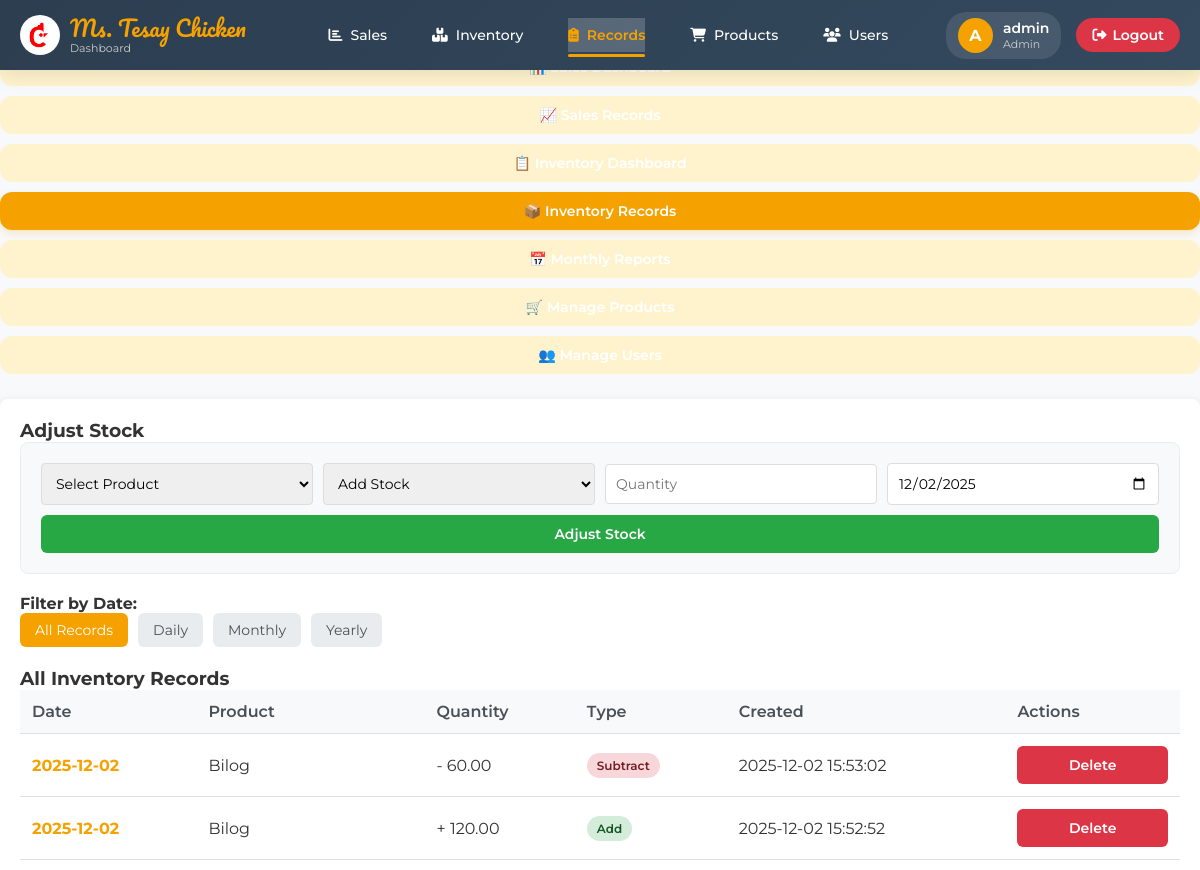
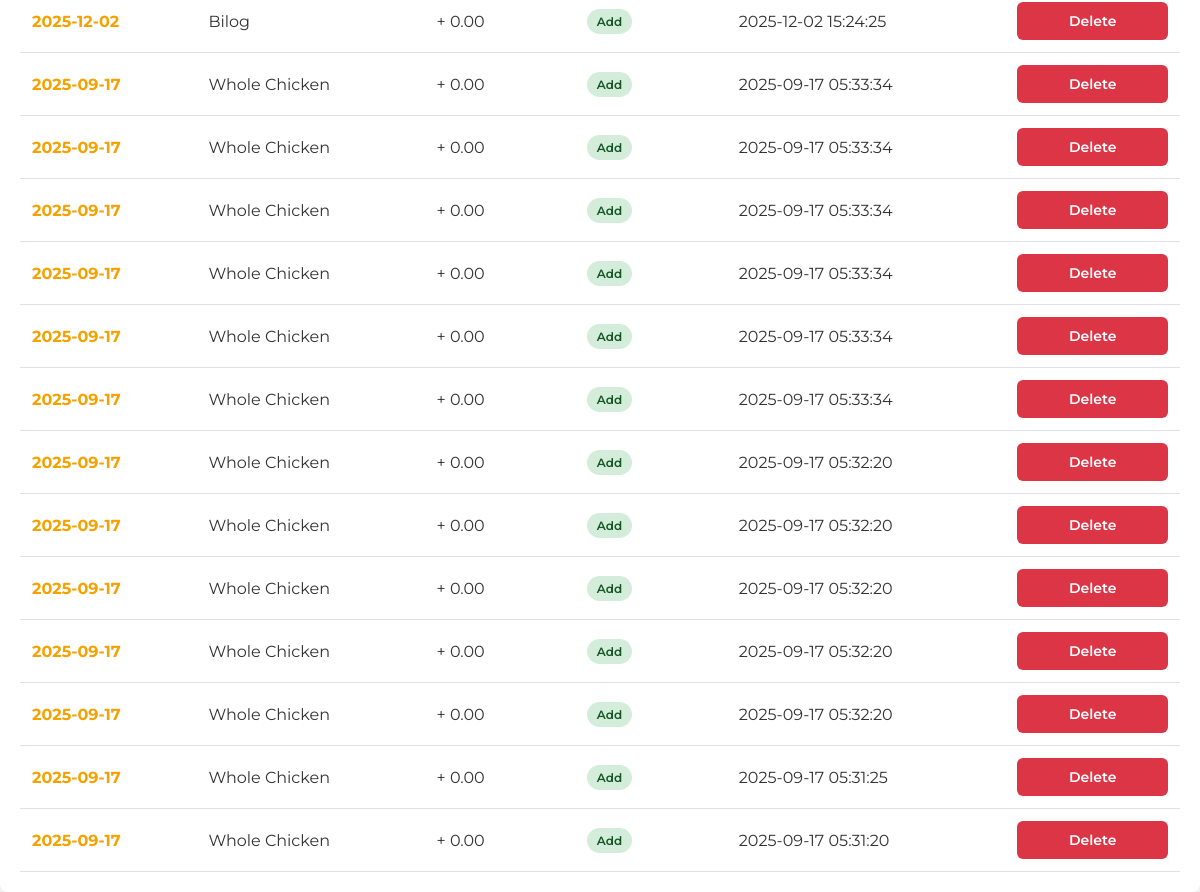
The app's page /includes/dashboard.php?tab=inventory (signed in) with its own data (2 pictures, top to bottom).
### tables this page shows
CREATE TABLE `inventory` (
  `id` int(11) NOT NULL,
  `product_id` int(11) NOT NULL,
  `inv_date` date NOT NULL,
  `category` varchar(50) NOT NULL,
  `product_name` varchar(100) NOT NULL,
  `supplier` varchar(50) NOT NULL,
  `location_id` int(11) DEFAULT NULL,
  `kilos` decimal(10,2) NOT NULL,
  `created_at` timestamp NOT NULL DEFAULT current_timestamp(),
  `quantity` decimal(10,2) DEFAULT 0.00,
  `inv_type` enum('add','subtract') DEFAULT 'add'
);

CREATE TABLE `products` (
  `id` int(11) NOT NULL,
  `name` varchar(150) NOT NULL,
  `category` varchar(100) DEFAULT NULL,
  `price` decimal(10,2) NOT NULL,
  `created_at` timestamp NOT NULL DEFAULT current_timestamp(),
  `stock` decimal(10,2) DEFAULT 0.00,
  `availability` tinyint(1) DEFAULT 1
);

### includes/dashboard.php (the view, shortened to what this page needs)
<?php
$role = $_SESSION['role'];
$activeTab = isset($_GET["tab"]) ? $_GET["tab"] : "sales";
include "db.php";
include "header.php";
?>
<main class="dashboard-main">
  <section class="dashboard-hero">
      <h1>Welcome, <?= htmlspecialchars($_SESSION['username']) ?>!</h1>
      <p>Monitor your sales and inventory efficiently.</p>
  </section>
  <div class="tab-navigation">
    <button class="tab-btn <?= $activeTab === 'sales' ? 'active' : '' ?>" data-target="sales">
        📊 Sales Dashboard
    </button>
    <button class="tab-btn <?= $activeTab === 'sales_records' ? 'active' : '' ?>" data-target="sales_records">
        📈 Sales Records
    </button>
    <button class="tab-btn <?= $activeTab === 'inventory_dashboard' ? 'active' : '' ?>" data-target="inventory_dashboard">
        📋 Inventory Dashboard
    </button>
    <?php if($role == 'Admin' || $role == 'Manager'): ?>
    <button class="tab-btn <?= $activeTab === 'inventory' ? 'active' : '' ?>" data-target="inventory">
        📦 Inventory Records
    </button>
    <?php endif; ?>
    <?php if($role == 'Admin'): ?>
    <button class="tab-btn <?= $activeTab === 'monthly_reports' ? 'active' : '' ?>" data-target="monthly_reports">
        📅 Monthly Reports
    </button>
    <?php endif; ?>
    <?php if($role == 'Admin'): ?>
    <button class="tab-btn <?= $activeTab === 'products' ? 'active' : '' ?>" data-target="products">
        🛒 Manage Products
    </button>
    <button class="tab-btn <?= $activeTab === 'users' ? 'active' : '' ?>" data-target="users">
        👥 Manage Users
    </button>
    <?php endif; ?>
</div>
<div class="tab-container">
  <?php if($role == 'Admin' || $role == 'Manager'): ?>
  <section id="inventory" class="tab-content <?= $activeTab === 'inventory' ? 'active' : '' ?>">
      <h3>Adjust Stock</h3>
      <form method="POST" class="crud-form">
          <div class="form-row">
              <select name="product_id" required>
                  <option value="">Select Product</option>
              </select>
              <select name="inv_type" required>
                  <option value="add">Add Stock</option>
              </select>
              <input type="number" name="quantity" placeholder="Quantity" step="0.01" min="0.01" required>
              <input type="date" name="inv_date" value="<?= date('Y-m-d') ?>" required>
              <button type="submit" name="add_inventory" class="add-btn">Adjust Stock</button>
          </div>
      </form>
      <?php
      $date_filter = isset($_GET['date_filter']) ? $_GET['date_filter'] : 'all';
      $date_condition = '';
      switch($date_filter) {
          case 'all':
          default:
              $date_condition = "1=1";
              break;
      }
      $invStmt = $pdo->prepare("
          SELECT i.id, i.inv_date, p.name AS product_name, i.quantity, i.inv_type, i.created_at
          FROM inventory i
          JOIN products p ON i.product_id = p.id
          WHERE $date_condition
          ORDER BY i.inv_date DESC, i.created_at DESC
      ");
      $invStmt->execute();
      $inventoryData = $invStmt->fetchAll();
      ?>
      <div class="date-filter" style="margin: 20px 0;">
          <h4>Filter by Date:</h4>
          <div class="filter-buttons">
              <a href="?tab=inventory&date_filter=all" class="filter-btn <?= $date_filter == 'all' ? 'active' : '' ?>">All Records</a>
              <a href="?tab=inventory&date_filter=daily" class="filter-btn <?= $date_filter == 'daily' ? 'active' : '' ?>">Daily</a>
              <a href="?tab=inventory&date_filter=monthly" class="filter-btn <?= $date_filter == 'monthly' ? 'active' : '' ?>">Monthly</a>
              <a href="?tab=inventory&date_filter=yearly" class="filter-btn <?= $date_filter == 'yearly' ? 'active' : '' ?>">Yearly</a>
          </div>
      </div>
      <h3>All Inventory Records</h3>
      <table>
          <thead>
              <tr>
                  <th>Date</th>
                  <th>Product</th>
                  <th>Quantity</th>
                  <th>Type</th>
                  <th>Created</th>
                  <th>Actions</th>
              </tr>
          </thead>
          <tbody>
              <?php
              foreach($inventoryData as $inv):
                  $type_class = $inv['inv_type'] === 'add' ? 'type-add' : 'type-subtract';
                  $type_symbol = $inv['inv_type'] === 'add' ? '+' : '-';
              ?>
              <tr>
                  <td><?= $inv['inv_date'] ?></td>
                  <td><?= htmlspecialchars($inv['product_name']) ?></td>
                  <td><?= $type_symbol ?> <?= number_format($inv['quantity'], 2) ?></td>
                  <td><span class="type-badge <?= $type_class ?>"><?= ucfirst($inv['inv_type']) ?></span></td>
                  <td><?= $inv['created_at'] ?></td>
                  <td>
                      <form method="POST" style="display:inline;">
                          <button type="submit" name="delete_inventory" class="delete-btn" onclick="return confirm('Delete this inventory record? Stock will be adjusted accordingly.')">Delete</button>
                      </form>
                  </td>
              </tr>
              <?php endforeach; ?>
          </tbody>
      </table>
  </section>
  <?php endif; ?>
</div>
</main>

### assets/css/login-styles.css (style rules this page uses)
* { margin: 0; padding: 0; box-sizing: border-box; font-family: 'Montserrat', sans-serif; }
body { display: flex; justify-content: center; align-items: center; min-height: 100vh; background: linear-gradient(90deg, #e9af00, #ff7400, #F7743B, #ff9a00); }
button { width: 100%; background-color: #F7743B; border: none; padding: 14px; border-radius: 30px; color: #fff; font-weight: bold; font-size: 16px; cursor: pointer; transition: background 0.3s; }

### assets/css/landing-styles.css (style rules this page uses)
* { margin: 0; padding: 0; box-sizing: border-box; font-family: 'Montserrat', sans-serif; }
body { background: linear-gradient(#f4f4f4, #e7e7e7); overflow-x: hidden; color: #333; }

### includes/header.php (style rules this page uses)
* { margin: 0; padding: 0; box-sizing: border-box; }
body { font-family: 'Montserrat', sans-serif; background: #f8f9fa; min-height: 100vh; }

### includes/dashboard.php (style rules this page uses)
.tab-content { display: none; padding: 20px; background: white; border-radius: 8px; margin-top: 20px; box-shadow: 0 2px 10px rgba(0,0,0,0.1); }
.tab-content.active { display: block; }
.crud-form { background: #f8f9fa; padding: 20px; border-radius: 8px; margin-bottom: 20px; border: 1px solid #e9ecef; }
.form-row { display: flex; gap: 10px; flex-wrap: wrap; align-items: center; }
.form-row select, .form-row input { padding: 10px; border: 1px solid #ddd; border-radius: 4px; font-size: 14px; min-width: 150px; flex: 1; }
.add-btn, .delete-btn, .search-btn, .action-btn { padding: 10px 20px; border: none; border-radius: 6px; cursor: pointer; font-weight: 600; transition: all 0.3s; font-size: 14px; }
.add-btn { background: #28a745; color: white; }
.delete-btn { background: #dc3545; color: white; }
table { width: 100%; border-collapse: collapse; min-width: 600px; }
th { background-color: #f8f9fa; font-weight: 600; color: #495057; }
.status-badge, .type-badge { padding: 5px 10px; border-radius: 20px; font-size: 12px; font-weight: 600; display: inline-block; }
.type-add { background: #d4edda; color: #155724; }
.type-subtract { background: #f8d7da; color: #721c24; }
.filter-buttons { display: flex; gap: 10px; flex-wrap: wrap; align-items: center; }
.filter-btn { padding: 8px 15px; background: #e9ecef; color: #495057; text-decoration: none; border-radius: 6px; font-size: 14px; transition: all 0.3s; }
.filter-btn:hover, .filter-btn.active { background: #F5A200; color: white; }
.tab-navigation { display: flex; gap: 10px; margin-bottom: 20px; flex-wrap: wrap; overflow-x: auto; padding-bottom: 5px; }
.tab-btn { padding: 10px 15px; border: none; background: #fff3cd; cursor: pointer; border-radius: 12px; font-weight: 600; transition: 0.2s ease; white-space: nowrap; font-size: 14px; }
.tab-btn.active { background: #F5A200; color: white; box-shadow: 0 4px 8px rgba(245, 162, 0, 0.2); }
td:first-child { font-weight: bold; color: #F5A200; }

### records on screen
inventory: inv_date "2025-12-02", product.name "Bilog", inv_type "-", quantity "60.00", inv_type "Subtract", created_at "2025-12-02 15:53:02"
inventory: inv_date "2025-12-02", product.name "Bilog", inv_type "+", quantity "120.00", inv_type "Add", created_at "2025-12-02 15:52:52"
inventory: inv_date "2025-12-02", product.name "Bilog", inv_type "+", quantity "0.00", inv_type "Add", created_at "2025-12-02 15:24:25"
inventory: inv_date "2025-09-17", product.name "Whole Chicken", inv_type "+", quantity "0.00", inv_type "Add", created_at "2025-09-17 05:33:34"
inventory: inv_date "2025-09-17", product.name "Whole Chicken", inv_type "+", quantity "0.00", inv_type "Add", created_at "2025-09-17 05:33:34"
inventory: inv_date "2025-09-17", product.name "Whole Chicken", inv_type "+", quantity "0.00", inv_type "Add", created_at "2025-09-17 05:33:34"
inventory: inv_date "2025-09-17", product.name "Whole Chicken", inv_type "+", quantity "0.00", inv_type "Add", created_at "2025-09-17 05:33:34"
inventory: inv_date "2025-09-17", product.name "Whole Chicken", inv_type "+", quantity "0.00", inv_type "Add", created_at "2025-09-17 05:33:34"
inventory: inv_date "2025-09-17", product.name "Whole Chicken", inv_type "+", quantity "0.00", inv_type "Add", created_at "2025-09-17 05:33:34"
inventory: inv_date "2025-09-17", product.name "Whole Chicken", inv_type "+", quantity "0.00", inv_type "Add", created_at "2025-09-17 05:32:20"
inventory: inv_date "2025-09-17", product.name "Whole Chicken", inv_type "+", quantity "0.00", inv_type "Add", created_at "2025-09-17 05:32:20"
inventory: inv_date "2025-09-17", product.name "Whole Chicken", inv_type "+", quantity "0.00", inv_type "Add", created_at "2025-09-17 05:32:20"
inventory: inv_date "2025-09-17", product.name "Whole Chicken", inv_type "+", quantity "0.00", inv_type "Add", created_at "2025-09-17 05:32:20"
inventory: inv_date "2025-09-17", product.name "Whole Chicken", inv_type "+", quantity "0.00", inv_type "Add", created_at "2025-09-17 05:32:20"
inventory: inv_date "2025-09-17", product.name "Whole Chicken", inv_type "+", quantity "0.00", inv_type "Add", created_at "2025-09-17 05:31:25"
inventory: inv_date "2025-09-17", product.name "Whole Chicken", inv_type "+", quantity "0.00", inv_type "Add", created_at "2025-09-17 05:31:20"

### other values on screen
$initial "A"
$_SESSION['username'] "admin"
$_SESSION['role'] "Admin"
